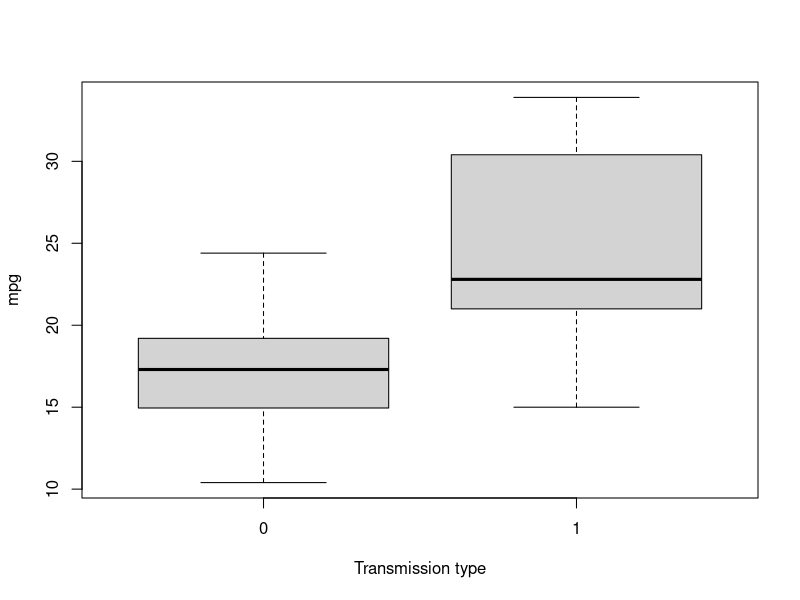

Reproduce this figure in R. (Note: this script raises an error after producing the figure.)
## ---- chunk 1
library (datasets)
data(mtcars)
head(mtcars)
## ---- chunk 2
mtcars$vs <- as.factor(mtcars$vs)
mtcars$am <- as.factor(mtcars$am)
## ---- chunk 3
summary(mtcars$mpg)
## ---- chunk 4
boxplot(mpg ~ am, data = mtcars, xlab = "Transmission type")
## ---- chunk 5
fit_simple <- lm(mpg ~ factor(am), data=mtcars)
summary(fit_simple)
## ---- chunk 6
data(mtcars)
fit_multi <- lm(mpg ~ . ,data=mtcars)
summary(fit_multi)
## ---- chunk 7
cor(mtcars)[1,]

fit_final <- lm(mpg ~ wt+hp+disp+cyl+am, data = mtcars);

par(mfrow = c(2, 2))
plot(fit_final)
